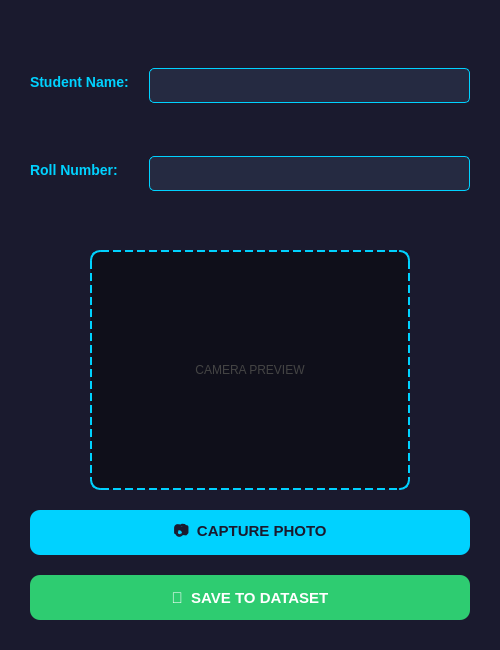
<?xml version="1.0" encoding="UTF-8"?>
<ui version="4.0">
 <class>Dialog4</class>
 <widget class="QDialog" name="Dialog4">
  <property name="geometry">
   <rect>
    <x>0</x>
    <y>0</y>
    <width>500</width>
    <height>650</height>
   </rect>
  </property>
  <property name="windowTitle">
   <string>Student Attendance Capture</string>
  </property>
  <property name="styleSheet">
   <string notr="true">background-color: #1a1a2e;</string>
  </property>
  <layout class="QVBoxLayout" name="mainLayout">
   <property name="leftMargin">
    <number>30</number>
   </property>
   <property name="topMargin">
    <number>30</number>
   </property>
   <property name="rightMargin">
    <number>30</number>
   </property>
   <property name="bottomMargin">
    <number>30</number>
   </property>
   <property name="spacing">
    <number>20</number>
   </property>
   <item>
    <layout class="QFormLayout" name="formLayout">
     <property name="verticalSpacing">
      <number>15</number>
     </property>
     <item row="0" column="0">
      <widget class="QLabel" name="label">
       <property name="styleSheet">
        <string notr="true">font-family: 'Lato'; font-size: 14px; font-weight: bold; color: #00d2ff; text-transform: uppercase;</string>
       </property>
       <property name="text">
        <string>Student Name:</string>
       </property>
      </widget>
     </item>
     <item row="0" column="1">
      <widget class="QTextEdit" name="textEdit">
       <property name="maximumSize">
        <size>
         <width>16777215</width>
         <height>35</height>
        </size>
       </property>
       <property name="styleSheet">
        <string notr="true">background-color: #252a41; color: white; border: 1px solid #00d2ff; border-radius: 5px; padding-left: 5px;</string>
       </property>
      </widget>
     </item>
     <item row="1" column="0">
      <widget class="QLabel" name="label_2">
       <property name="styleSheet">
        <string notr="true">font-family: 'Lato'; font-size: 14px; font-weight: bold; color: #00d2ff; text-transform: uppercase;</string>
       </property>
       <property name="text">
        <string>Roll Number:</string>
       </property>
      </widget>
     </item>
     <item row="1" column="1">
      <widget class="QTextEdit" name="textEdit_2">
       <property name="maximumSize">
        <size>
         <width>16777215</width>
         <height>35</height>
        </size>
       </property>
       <property name="styleSheet">
        <string notr="true">background-color: #252a41; color: white; border: 1px solid #00d2ff; border-radius: 5px; padding-left: 5px;</string>
       </property>
      </widget>
     </item>
    </layout>
   </item>
   <item alignment="Qt::AlignHCenter">
    <widget class="QLabel" name="lbl_captured_image">
     <property name="minimumSize">
      <size>
       <width>320</width>
       <height>240</height>
      </size>
     </property>
     <property name="styleSheet">
      <string notr="true">border: 2px dashed #00d2ff; background-color: #0f0f1a; border-radius: 10px; color: #444;</string>
     </property>
     <property name="text">
      <string>CAMERA PREVIEW</string>
     </property>
     <property name="alignment">
      <set>Qt::AlignCenter</set>
     </property>
    </widget>
   </item>
   <item>
    <widget class="QPushButton" name="pushButton_2">
     <property name="minimumSize">
      <size>
       <width>0</width>
       <height>45</height>
      </size>
     </property>
     <property name="cursor">
      <cursor shape="PointingHandCursor"/>
     </property>
     <property name="styleSheet">
      <string notr="true">QPushButton { background-color: #00d2ff; color: #1a1a2e; font-weight: bold; border-radius: 10px; font-size: 15px; } QPushButton:hover { background-color: #00b8e6; } QPushButton:pressed { background-color: #0099cc; }</string>
     </property>
     <property name="text">
      <string>📷  CAPTURE PHOTO</string>
     </property>
    </widget>
   </item>
   <item>
    <widget class="QPushButton" name="btnSave">
     <property name="minimumSize">
      <size>
       <width>0</width>
       <height>45</height>
      </size>
     </property>
     <property name="cursor">
      <cursor shape="PointingHandCursor"/>
     </property>
     <property name="styleSheet">
      <string notr="true">QPushButton { background-color: #2ecc71; color: white; font-weight: bold; border-radius: 10px; font-size: 15px; } QPushButton:hover { background-color: #27ae60; } QPushButton:pressed { background-color: #1e8449; }</string>
     </property>
     <property name="text">
      <string>💾  SAVE TO DATASET</string>
     </property>
    </widget>
   </item>
  </layout>
 </widget>
 <resources/>
 <connections/>
</ui>
